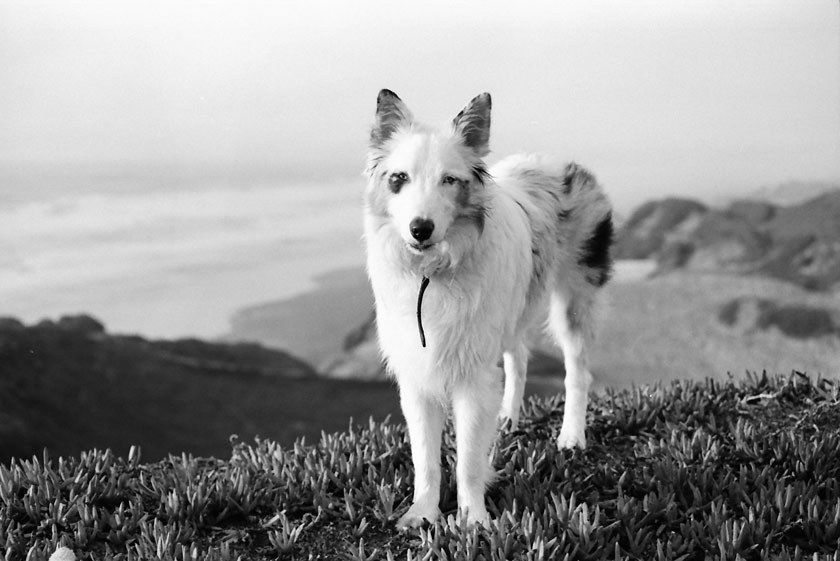
#> input picture dog.jpg, 840 x 561 px
$ python histogram-equalization.py
#> lines starting #> are read from the running program, lines starting #| are printed output that depends on the picture
import numpy as np
from PIL import Image
import matplotlib.pyplot as plt


def readImage(path):
#> called with path = 'dog.jpg'
    image = Image.open(path)
#> image is the input picture: PIL image 840x561 RGB; min 0, max 255, mean 151.8
    image.show()
    return image


def histogramEqualization(image):
    npImage = np.array(image)
    orgImage = npImage

    histogram = np.zeros(256)
    for pixel in npImage.flatten():
        histogram[pixel] += 1
#> this loop made 1413720 passes
#> pixel on passes 1 to 3: 242, 242, 242
#> after the loop, histogram = 256 values, max 17775 at index 232, min 156 at index 254, mean 5522.3
    a = iter(histogram)
    b = [next(a)]
#> b = [1407]
    for i in a:
        b.append(b[-1] + i)
#> this loop made 255 passes
#> i on passes 1 to 3: 657, 867, 1140
#> after the loop, b = 256 values from 1407 to 1413720

    cs = np.array(b)
#> cs = 256 values from 1407 to 1413720
    nj = (cs - cs.min()) * 255
#> nj = 256 values from 0 to 360139815
    N = cs.max() - cs.min()
#> N = 1412313
    cs = nj / N
#> cs = 256 values from 0 to 255
    cs = cs.astype('uint8')
    npImage = cs[npImage.flatten()]
    npImage = np.reshape(npImage, orgImage.shape)
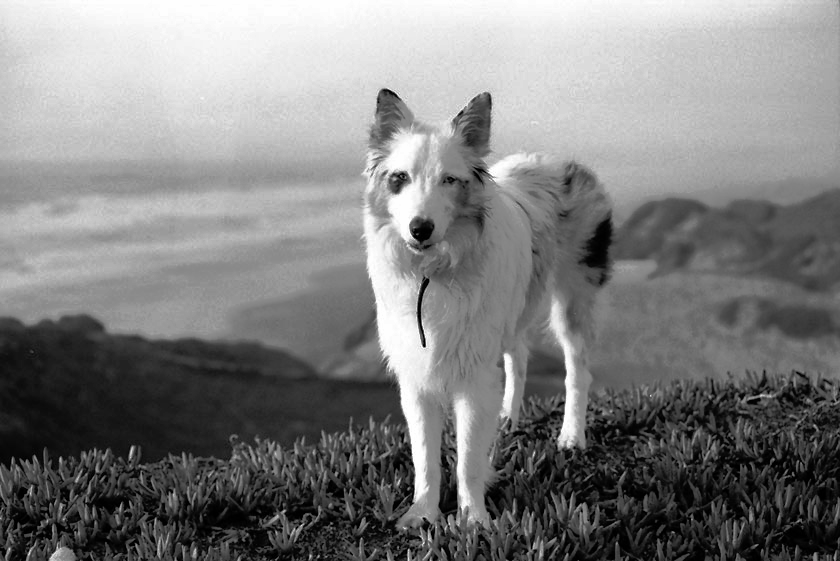
#> npImage: shape (561, 840, 3); min 0, max 255, mean 127.6
    newImage = Image.fromarray(npImage.astype(np.uint8))
    newImage.show()
    fig = plt.figure()
    fig.add_subplot(2, 1, 1)
    plt.hist(orgImage.flatten(), bins=50)
    fig.add_subplot(2, 1, 2)
    plt.hist(npImage.flatten(), bins=50)
    plt.show()
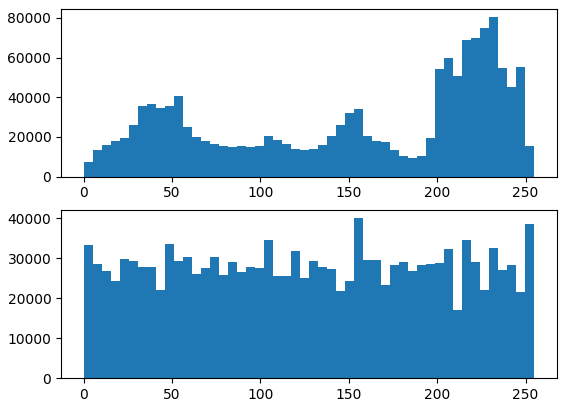
#> figure drawn by matplotlib, 2 panels; panel 1: tallest bar 80691 high, from x = 229.5 to 234.6; panel 2: tallest bar 40065 high, from x = 153 to 158.1


if __name__ == '__main__':
    im = readImage("dog.jpg")
    histogramEqualization(im)
